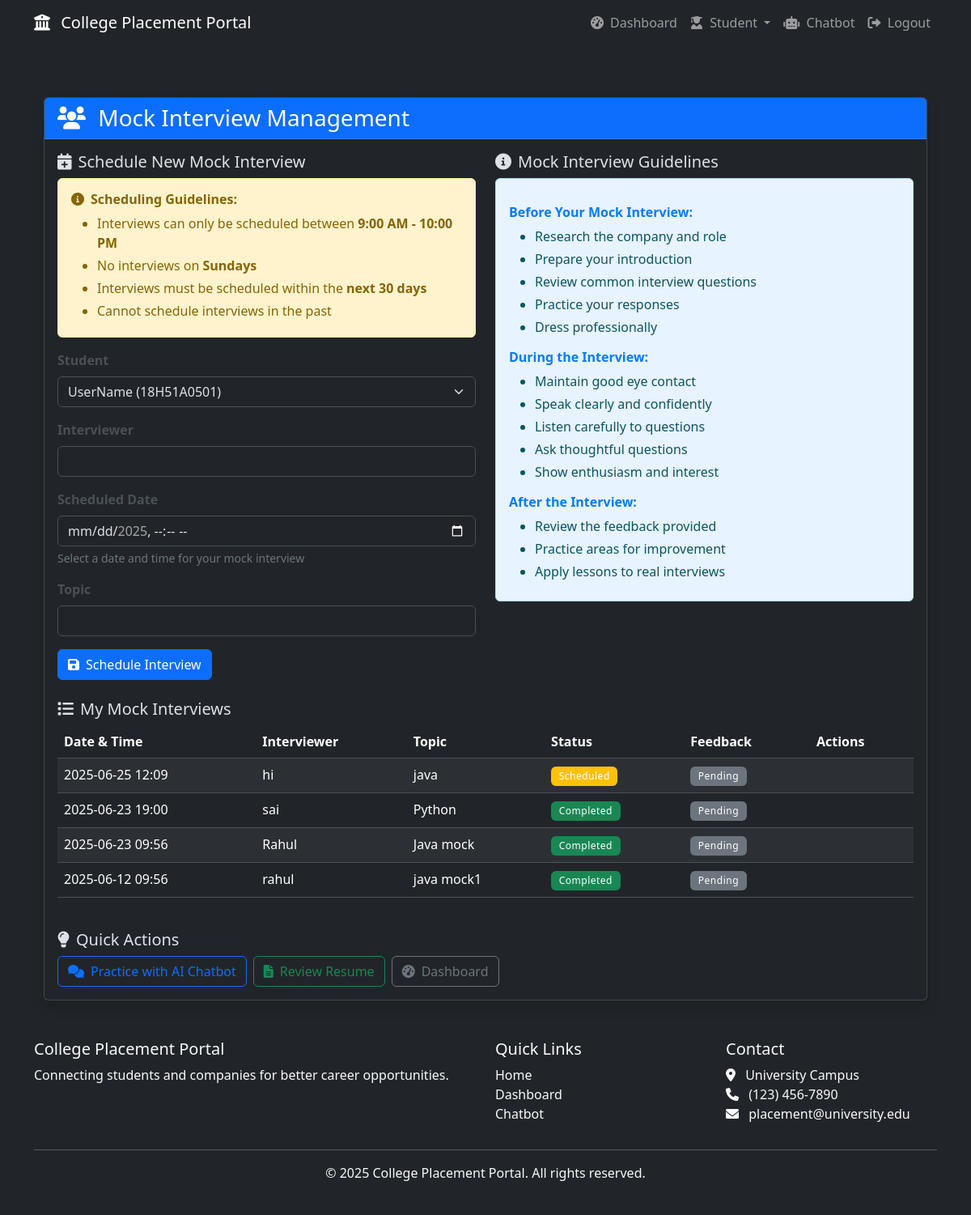
The app's page /student/mock_interview (signed in) with its own data.
### models.py (models this page shows, shortened)
class User(UserMixin, db.Model):
    id = db.Column(db.Integer, primary_key=True)
    username = db.Column(db.String(64), unique=True, nullable=False)
    email = db.Column(db.String(120), unique=True, nullable=False)
    password_hash = db.Column(db.String(256), nullable=False)
    role = db.Column(db.String(20), nullable=False)
    created_at = db.Column(db.DateTime, default=datetime.utcnow)
    student_profile = db.relationship('StudentProfile', backref='user', uselist=False, cascade='all, delete-orphan')
    company_profile = db.relationship('CompanyProfile', backref='user', uselist=False, cascade='all, delete-orphan')
    cdc_profile = db.relationship('CDCProfile', backref='user', uselist=False, cascade='all, delete-orphan')
    def is_student(self):
        return self.role == ROLE_STUDENT

class MockInterview(db.Model):
    id = db.Column(db.Integer, primary_key=True)
    student_id = db.Column(db.Integer, db.ForeignKey('student_profile.id'), nullable=False)
    scheduled_by = db.Column(db.Integer, db.ForeignKey('user.id'), nullable=False)
    interviewer = db.Column(db.String(100), nullable=False)
    scheduled_date = db.Column(db.DateTime, nullable=False)
    topic = db.Column(db.String(100), nullable=False)
    status = db.Column(db.String(20), default='scheduled', nullable=False)
    feedback = db.Column(db.Text, nullable=True)
    created_at = db.Column(db.DateTime, default=datetime.utcnow)
    cdc_user = db.relationship('User', foreign_keys=[scheduled_by])

### routes.py (the view, shortened to what this page needs)
@bp.route('/student/mock_interview', methods=['GET', 'POST'])
@login_required
def schedule_mock_interview():
    if not current_user.is_student():
        flash('Access denied.', 'danger')
        return redirect(url_for('routes.dashboard'))
    form = MockInterviewForm()
    students = StudentProfile.query.all()
    form.student.choices = [(s.id, f"{s.full_name} ({s.roll_number})") for s in students]
    return render_template('student/mock_interview.html',
                         form=form,
                         mock_interviews=get_mock_interviews(),
                         now=datetime.utcnow())

### forms.py
class MockInterviewForm(FlaskForm):
    student = SelectField('Student', coerce=int)
    interviewer = StringField('Interviewer', validators=[DataRequired()])
    scheduled_date = DateTimeField('Scheduled Date', format='%Y-%m-%dT%H:%M', validators=[DataRequired()])
    topic = StringField('Topic', validators=[DataRequired()])
    submit = SubmitField('Schedule Interview')

### routes.py (called while the page is built)
def get_mock_interviews():
    return MockInterview.query.filter_by(
        student_id=current_user.student_profile.id
    ).order_by(MockInterview.scheduled_date.desc()).all()

### templates/student/mock_interview.html (shortened to what this page needs)
{% extends "base.html" %}
{% block content %}
<div class="container mt-4">
    <div class="row">
        <div class="col-12">
            <div class="card shadow">
                <div class="card-header bg-primary text-white">
                    <h3 class="mb-0">
                        <i class="fas fa-users me-2"></i>
                        Mock Interview Management
                    </h3>
                </div>
                <div class="card-body">
                    <div class="row mb-4">
                        <div class="col-md-6">
                            <h5><i class="fas fa-calendar-plus me-2"></i>Schedule New Mock Interview</h5>
                            <div class="alert alert-warning mb-3">
                                <h6><i class="fas fa-info-circle me-2"></i>Scheduling Guidelines:</h6>
                                <ul class="mb-0">
                                    <li>Interviews can only be scheduled between <strong>9:00 AM - 10:00 PM</strong></li>
                                    <li>No interviews on <strong>Sundays</strong></li>
                                    <li>Interviews must be scheduled within the <strong>next 30 days</strong></li>
                                    <li>Cannot schedule interviews in the past</li>
                                </ul>
                            </div>
                            <form method="POST" class="mt-3" id="mockInterviewForm">
                                <div class="mb-3">
                                    {{ form.student.label(class="form-label") }}
                                    {{ form.student(class="form-select") }}
                                </div>
                                <div class="mb-3">
                                    {{ form.interviewer.label(class="form-label") }}
                                    {{ form.interviewer(class="form-control") }}
                                </div>
                                <div class="mb-3">
                                    {{ form.scheduled_date.label(class="form-label") }}
                                    {{ form.scheduled_date(class="form-control", type="datetime-local", id="scheduledDate") }}
                                    <div class="form-text" id="dateHelp">Select a date and time for your mock interview</div>
                                </div>
                                <div class="mb-3">
                                    {{ form.topic.label(class="form-label") }}
                                    {{ form.topic(class="form-control") }}
                                </div>
                                <button type="submit" class="btn btn-primary" id="scheduleBtn">
                                    <i class="fas fa-save me-2"></i>Schedule Interview
                                </button>
                            </form>
                        </div>
                        <div class="col-md-6">
                            <h5><i class="fas fa-info-circle me-2"></i>Mock Interview Guidelines</h5>
                            <div class="alert alert-info">
                                <h6>Before Your Mock Interview:</h6>
                                <ul class="mb-2">
                                    <li>Research the company and role</li>
                                    <li>Prepare your introduction</li>
                                    <li>Review common interview questions</li>
                                    <li>Practice your responses</li>
                                    <li>Dress professionally</li>
                                </ul>
                                <h6>During the Interview:</h6>
                                <ul class="mb-2">
                                    <li>Maintain good eye contact</li>
                                    <li>Speak clearly and confidently</li>
                                    <li>Listen carefully to questions</li>
                                    <li>Ask thoughtful questions</li>
                                    <li>Show enthusiasm and interest</li>
                                </ul>
                                <h6>After the Interview:</h6>
                                <ul>
                                    <li>Review the feedback provided</li>
                                    <li>Practice areas for improvement</li>
                                    <li>Apply lessons to real interviews</li>
                                </ul>
                            </div>
                        </div>
                    </div>
                    <div class="row">
                        <div class="col-12">
                            <h5><i class="fas fa-list me-2"></i>My Mock Interviews</h5>
                            <div class="table-responsive">
                                <table class="table table-striped">
                                    <thead class="table-dark">
                                        <tr>
                                            <th>Date & Time</th>
                                            <th>Interviewer</th>
                                            <th>Topic</th>
                                            <th>Status</th>
                                            <th>Feedback</th>
                                            <th>Actions</th>
                                        </tr>
                                    </thead>
                                    <tbody>
                                        {% for interview in mock_interviews %}
                                        <tr>
                                            <td>{{ interview.scheduled_date.strftime('%Y-%m-%d %H:%M') }}</td>
                                            <td>{{ interview.interviewer }}</td>
                                            <td>{{ interview.topic }}</td>
                                            <td>
                                                {% if interview.scheduled_date > now %}
                                                    <span class="badge bg-warning">Scheduled</span>
                                                {% else %}
                                                    <span class="badge bg-success">Completed</span>
                                                {% endif %}
                                            </td>
                                            <td>
                                                {% if interview.feedback %}
                                                    <span class="badge bg-info">Available</span>
                                                {% else %}
                                                    <span class="badge bg-secondary">Pending</span>
                                                {% endif %}
                                            </td>
                                            <td>
                                            </td>
                                        </tr>
                                        {% endfor %}
                                    </tbody>
                                </table>
                            </div>
                        </div>
                    </div>
                    <div class="row mt-4">
                        <div class="col-12">
                            <h5><i class="fas fa-lightbulb me-2"></i>Quick Actions</h5>
                            <div class="d-flex flex-wrap gap-2">
                                <a href="{{ url_for('routes.chatbot') }}" class="btn btn-outline-primary">
                                    <i class="fas fa-comments me-2"></i>Practice with AI Chatbot
                                </a>
                                <a href="{{ url_for('routes.resume_review') }}" class="btn btn-outline-success">
                                    <i class="fas fa-file-alt me-2"></i>Review Resume
                                </a>
                                <a href="{{ url_for('routes.student_dashboard') }}" class="btn btn-outline-secondary">
                                    <i class="fas fa-tachometer-alt me-2"></i>Dashboard
                                </a>
                            </div>
                        </div>
                    </div>
                </div>
            </div>
        </div>
    </div>
</div>
{% endblock %}

### templates/base.html (shortened to what this page needs)
<!doctype html>
<html lang="en" data-bs-theme="dark">
<head>
    <link href="https://cdn.jsdelivr.net/npm/bootstrap@5.3.2/dist/css/bootstrap.min.css" rel="stylesheet">
    <link rel="stylesheet" href="https://cdnjs.cloudflare.com/ajax/libs/font-awesome/6.0.0/css/all.min.css">
    <link rel="stylesheet" href="{{ url_for('static', filename='css/custom.css') }}">
</head>
<body>
    <nav class="navbar navbar-expand-lg navbar-dark bg-dark">
        <div class="container">
            <a class="navbar-brand" href="{{ url_for('routes.index') }}">
                <i class="fas fa-university me-2"></i>
                College Placement Portal
            </a>
            <div class="collapse navbar-collapse" id="navbarNav">
                <ul class="navbar-nav ms-auto">
                    {% if current_user.is_authenticated %}
                        <li class="nav-item">
                            <a class="nav-link" href="{{ url_for('routes.dashboard') }}">
                                <i class="fas fa-tachometer-alt me-1"></i> Dashboard
                            </a>
                        </li>
                        {% if current_user.is_student() %}
                            <li class="nav-item dropdown">
                                <a class="nav-link dropdown-toggle" href="#" id="studentDropdown" role="button" data-bs-toggle="dropdown" aria-expanded="false">
                                    <i class="fas fa-user-graduate me-1"></i> Student
                                </a>
                            </li>
                        {% endif %}
                        <li class="nav-item">
                            <a class="nav-link" href="{{ url_for('routes.chatbot') }}">
                                <i class="fas fa-robot me-1"></i> Chatbot
                            </a>
                        </li>
                        <li class="nav-item">
                            <a class="nav-link" href="{{ url_for('routes.logout') }}">
                                <i class="fas fa-sign-out-alt me-1"></i> Logout
                            </a>
                        </li>
                    {% endif %}
                </ul>
            </div>
        </div>
    </nav>
    <main class="container py-4">
        {% block content %}{% endblock %}
    </main>
    <footer class="bg-dark text-light py-4">
        <div class="container">
            <div class="row">
                <div class="col-md-6">
                    <h5>College Placement Portal</h5>
                    <p>Connecting students and companies for better career opportunities.</p>
                </div>
                <div class="col-md-3">
                    <h5>Quick Links</h5>
                    <ul class="list-unstyled">
                        <li><a href="{{ url_for('routes.index') }}" class="text-decoration-none text-light">Home</a></li>
                        {% if current_user.is_authenticated %}
                            <li><a href="{{ url_for('routes.dashboard') }}" class="text-decoration-none text-light">Dashboard</a></li>
                            <li><a href="{{ url_for('routes.chatbot') }}" class="text-decoration-none text-light">Chatbot</a></li>
                        {% else %}
                            <li><a href="{{ url_for('routes.login') }}" class="text-decoration-none text-light">Login</a></li>
                            <li><a href="{{ url_for('routes.register') }}" class="text-decoration-none text-light">Register</a></li>
                        {% endif %}
                    </ul>
                </div>
                <div class="col-md-3">
                    <h5>Contact</h5>
                    <address>
                        <i class="fas fa-map-marker-alt me-2"></i> University Campus<br>
                        <i class="fas fa-phone me-2"></i> (123) 456-7890<br>
                        <i class="fas fa-envelope me-2"></i> placement@university.edu
                    </address>
                </div>
            </div>
            <hr>
            <div class="text-center">
                <p>&copy; 2025 College Placement Portal. All rights reserved.</p>
            </div>
        </div>
    </footer>
</body>
</html>

### static/css/custom.css (style rules this page uses)
.badge { font-weight: 500; letter-spacing: 0.5px; padding: 0.5em 0.8em; }

### templates/student/mock_interview.html (style rules this page uses)
.form-label { font-weight: 600; color: #495057; }
.alert-info { background-color: #e7f3ff; border-color: #b3d9ff; color: #0c5460; }
.alert-info h6 { color: #007bff; font-weight: 600; margin-top: 1rem; margin-bottom: 0.5rem; }
.alert-info ul { margin-bottom: 0.5rem; }
.alert-info li { margin-bottom: 0.25rem; }
.alert-warning { background-color: #fff3cd; border-color: #ffeaa7; color: #856404; }
.alert-warning h6 { color: #856404; font-weight: 600; margin-bottom: 0.5rem; }
.alert-warning ul { margin-bottom: 0; }
.alert-warning li { margin-bottom: 0.25rem; }
.table th { font-weight: 600; }
.badge { font-size: 0.75rem; }
.form-text { font-size: 0.875rem; color: #6c757d; }

### records on screen
User: student.label "Student"
MockInterview: scheduled_date "2025-06-25 12:09", interviewer "hi", topic "java", shows "Scheduled", shows "Pending"
MockInterview: scheduled_date "2025-06-23 19:00", interviewer "sai", topic "Python", shows "Completed", shows "Pending"
MockInterview: scheduled_date "2025-06-23 09:56", interviewer "Rahul", topic "Java mock", shows "Completed", shows "Pending"
MockInterview: scheduled_date "2025-06-12 09:56", interviewer "rahul", topic "java mock1", shows "Completed", shows "Pending"
